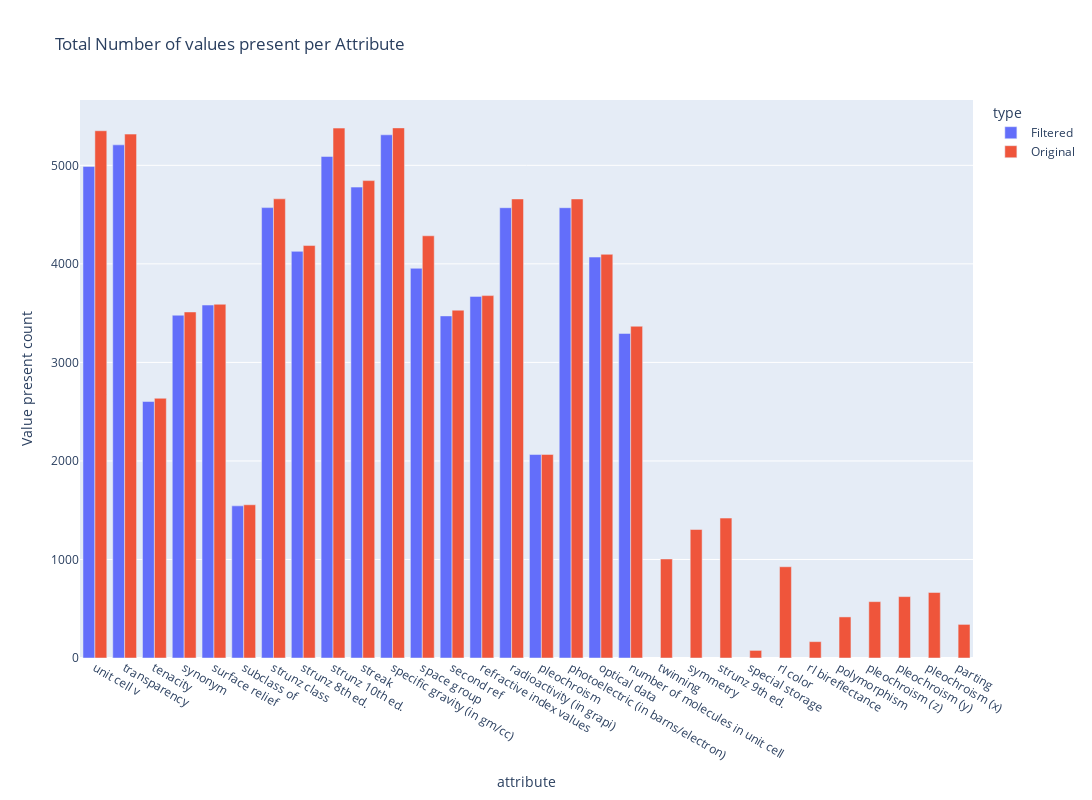

Notebook source saved alongside this figure:
### Code cell
fig = px.bar(full_df.iloc[:49], x='attribute', y='Value present count', color='type', barmode='group', width=2000, height=800, title="Total Number of values present per Attribute")
fig.show()
write_image(fig, "./Images/original_vs_filtered_full_1.svg", format='svg')
fig = px.bar(full_df.iloc[49:98], x='attribute', y='Value present count', color='type', barmode='group', width=2000, height=800, title="Total Number of values present per Attribute")
fig.show()
write_image(fig, "./Images/original_vs_filtered_full_2.svg", format='svg')
fig = px.bar(full_df.iloc[98:], x='attribute', y='Value present count', color='type', barmode='group', width=2000, height=800, title="Total Number of values present per Attribute")
fig.show()
write_image(fig, "./Images/original_vs_filtered_full_3.svg", format='svg')

### Figure 1 — Plotly figure (JSON) as saved in the notebook; plotly's stock layout.template omitted (floating-point values rounded to 4 significant figures)
{"data": [{"alignmentgroup": "True", "hovertemplate": "type=Filtered<br>attribute=%{x}<br>Value present count=%{y}<extra></extra>", "legendgroup": "Filtered", "marker": {"color": "#636efa", "pattern": {"shape": ""}}, "name": "Filtered", "offsetgroup": "Filtered", "orientation": "v", "showlegend": true, "textposition": "auto", "type": "bar", "x": ["unit cell v", "transparency", "tenacity", "synonym", "surface relief", "subclass of", "strunz class", "strunz 8th ed.", "strunz 10th ed.", "streak", "specific gravity (in gm/cc)", "space group", "second ref", "refractive index values", "radioactivity (in grapi)", "pleochroism", "photoelectric (in barns/electron)", "optical data", "number of molecules in unit cell"], "xaxis": "x", "y": [4989, 5208, 2603, 3479, 3582, 1544, 4571, 4127, 5090, 4779, 5310, 3955, 3472, 3670, 4570, 2065, 4570, 4069, 3294], "yaxis": "y"}, {"alignmentgroup": "True", "hovertemplate": "type=Original<br>attribute=%{x}<br>Value present count=%{y}<extra></extra>", "legendgroup": "Original", "marker": {"color": "#EF553B", "pattern": {"shape": ""}}, "name": "Original", "offsetgroup": "Original", "orientation": "v", "showlegend": true, "textposition": "auto", "type": "bar", "x": ["unit cell v", "twinning", "transparency", "tenacity", "synonym", "symmetry", "surface relief", "subclass of", "strunz class", "strunz 9th ed.", "strunz 8th ed.", "strunz 10th ed.", "streak", "specific gravity (in gm/cc)", "special storage", "space group", "second ref", "rl color", "rl bireflectance", "refractive index values", "radioactivity (in grapi)", "polymorphism", "pleochroism (z)", "pleochroism (y)", "pleochroism (x)", "pleochroism", "photoelectric (in barns/electron)", "parting", "optical data", "number of molecules in unit cell"], "xaxis": "x", "y": [5351, 1005, 5317, 2636, 3512, 1304, 3590, 1555, 4660, 1420, 4186, 5378, 4845, 5380, 77, 4285, 3530, 926, 166, 3678, 4659, 417, 572, 623, 665, 2066, 4659, 341, 4097, 3367], "yaxis": "y"}], "layout": {"barmode": "group", "height": 800, "legend": {"title": {"text": "type"}, "tracegroupgap": 0}, "title": {"text": "Total Number of values present per Attribute"}, "width": 2000, "xaxis": {"anchor": "y", "autorange": true, "domain": [0, 1], "range": [-0.5, 29.5], "title": {"text": "attribute"}, "type": "category"}, "yaxis": {"anchor": "x", "autorange": true, "domain": [0, 1], "range": [0, 5663.0], "title": {"text": "Value present count"}, "type": "linear"}}}
